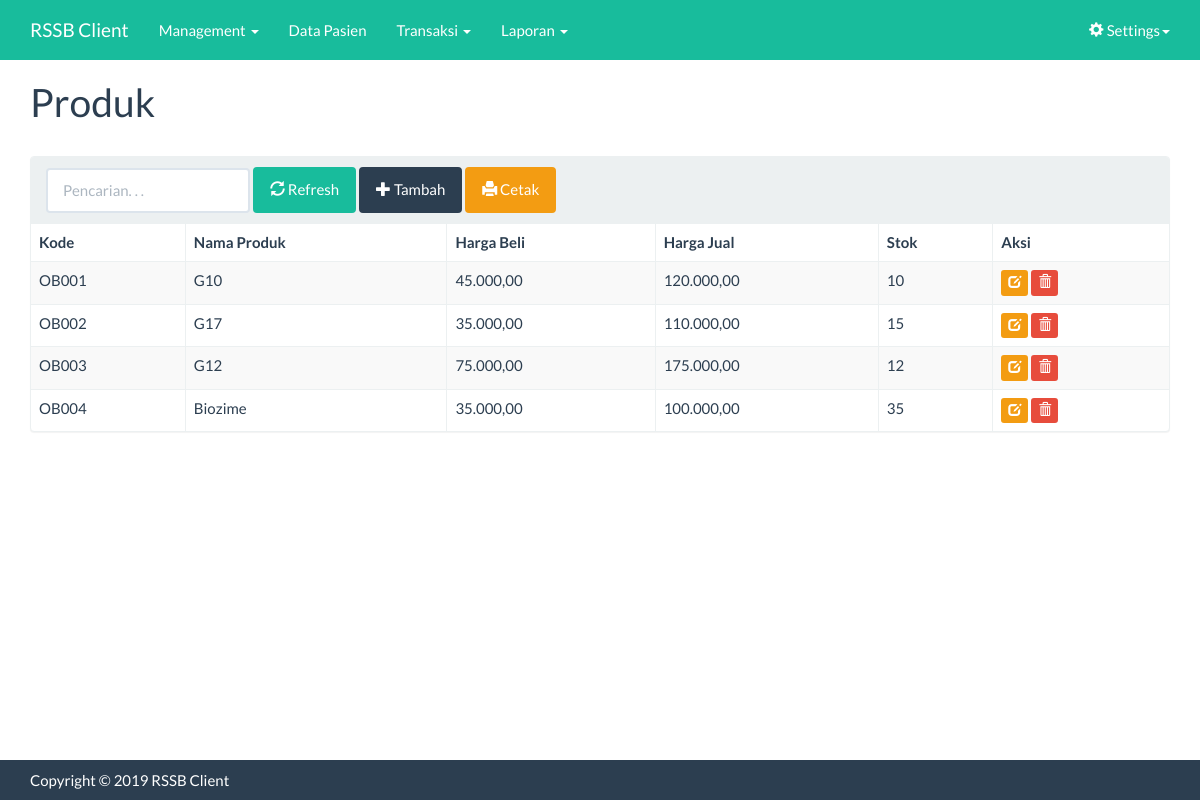
/index.php?m=obat (signed in), run on the app's committed database.
### tables this page shows
CREATE TABLE `tb_obat` (
  `kode_obat` varchar(35) NOT NULL,
  `nama_obat` varchar(45) DEFAULT NULL,
  `harga_beli` double DEFAULT NULL,
  `harga_jual` double DEFAULT NULL,
  `stok` int(11) DEFAULT NULL
);

### functions.php (called while the page is built, shortened)
<?php
$config["server"]='localhost';
$config["username"]='root';
$config["password"]='admin';
$config["database_name"]='db_rawat_jalan';
include'includes/ez_sql_core.php';
include'includes/ez_sql_mysqli.php';
$db = new ezSQL_mysqli($config['username'], $config['password'], $config['database_name'], $config['server']);
include'includes/general.php';
$mod = $_GET['m'];
function set_num($angka,$pemisah){
    $a.= number_format($angka,$pemisah,",",".");
    return $a;
}
?>

### includes/ez_sql_core.php (called while the page is built, shortened)
<?php
	class ezSQLcore
	{
		var $timers           = array();
		function get_host_port( $host, $default = false )
		{
			$port = $default;
			return array( $host, $port );
		}
		function flush()
		{
			$this->last_result = array();
		}
		function get_results($query=null, $output = OBJECT)
		{
			if ( $query )
			{
				$this->query($query);
			}
			if ( $output == OBJECT )
			{
				return $this->last_result;
			}
		}
		function timer_get_cur()
		{
			list($usec, $sec) = explode(" ",microtime());
			return ((float)$usec + (float)$sec);
		}
		function timer_start($timer_name)
		{
			$this->timers[$timer_name] = $this->timer_get_cur();
		}
		function timer_elapsed($timer_name)
		{
			return round($this->timer_get_cur() - $this->timers[$timer_name],2);
		}
	}

### includes/general.php (called while the page is built, shortened)
<?php
function esc_field($str){
    if (!get_magic_quotes_gpc())
        return addslashes($str);
    else
        return $str;
}

### includes/ez_sql_mysqli.php (called while the page is built, shortened)
<?php
	$ezsql_mysqli_str = array
	(
		1 => 'Require $dbuser and $dbpassword to connect to a database server',
		2 => 'Error establishing mySQLi database connection. Correct user/password? Correct hostname? Database server running?',
		3 => 'Require $dbname to select a database',
		4 => 'mySQLi database connection is not active',
		5 => 'Unexpected error while trying to select database'
	);
	class ezSQL_mysqli extends ezSQLcore
	{
		function connect($dbuser='', $dbpassword='', $dbhost='localhost', $dbport=false)
		{
			global $ezsql_mysqli_str; $return_val = false;
			if ( ! $dbuser )
			{
				$this->register_error($ezsql_mysqli_str[1].' in '.__FILE__.' on line '.__LINE__);
				$this->show_errors ? trigger_error($ezsql_mysqli_str[1],E_USER_WARNING) : null;
			}
			else
			{
				$this->dbh = new mysqli($dbhost,$dbuser,$dbpassword, '', $dbport);
				if( $this->dbh->connect_errno )
				{
					$this->register_error($ezsql_mysqli_str[2].' in '.__FILE__.' on line '.__LINE__);
					$this->show_errors ? trigger_error($ezsql_mysqli_str[2],E_USER_WARNING) : null;
				}
				else
				{
					$return_val = true;
				}
			}
			return $return_val;
		}
		function query($query)
		{
			$return_val = 0;
			$query = trim($query);
			$this->result = @$this->dbh->query($query);
			if ( preg_match("/^(insert|delete|update|replace|truncate|drop|create|alter|begin|commit|rollback|set|lock|unlock|call)/i",$query) )
			{
				$is_insert = true;
				$this->rows_affected = @$this->dbh->affected_rows;
				if ( preg_match("/^(insert|replace)\s+/i",$query) )
				{
					$this->insert_id = @$this->dbh->insert_id;
				}
				$return_val = $this->rows_affected;
			}
			else
			{
				$is_insert = false;
				$i=0;
				$num_rows=0;
				while ( $row = @$this->result->fetch_object() )
				{
					$num_rows++;
				}
				$this->num_rows = $num_rows;
				$return_val = $this->num_rows;
			}
			return $return_val;
		}
	}

### obat.php (the view, shortened to what this page needs)
<div class="page-header">
    <h1>Produk</h1>
</div>
<div class="panel panel-default">
    <div class="panel-heading">
        <form class="form-inline">
            <div class="form-group">
                <input class="form-control" type="text" placeholder="Pencarian. . ." name="q" value="<?=$_GET['q']?>" />
            </div>
            <div class="form-group">
                <button class="btn btn-success"><span class="glyphicon glyphicon-refresh"></span> Refresh</a>
            </div>
            <div class="form-group">
                <a class="btn btn-primary" href="?m=obat_tambah"><span class="glyphicon glyphicon-plus"></span> Tambah</a>
            </div>
            <div class="form-group">
                <a class="btn btn-warning" href="cetak.php?m=obat"><span class="glyphicon glyphicon-print"></span> Cetak</a>
            </div>
        </form>
    </div>
    <div class="table-responsive">
        <table class="table table-bordered table-hover table-striped">
        <thead>
            <tr>
                <th>Kode</th>
                <th>Nama Produk</th>
                <th>Harga Beli</th>
                <th>Harga Jual</th>
                <th>Stok</th>
                <th>Aksi</th>
            </tr>
        </thead>
        <?php
        $q = esc_field($_GET['q']);
        $rows = $db->get_results("SELECT * FROM tb_obat
                                  WHERE  kode_obat LIKE '%$q%' OR nama_obat LIKE '%$q%'
                                  ORDER BY kode_obat");
        foreach($rows as $row):?>
        <tr>
            <td><?=$row->kode_obat ?></td>
            <td><?=$row->nama_obat?></td>
            <td><?=set_num($row->harga_beli,2)?></td>
            <td><?=set_num($row->harga_jual,2)?></td>
            <td><?=$row->stok?></td>
            <td class="nw">
                <a class="btn btn-xs btn-warning" href="?m=obat_ubah&amp;ID=<?=$row->kode_obat?>"><span class="glyphicon glyphicon-edit"></span></a>
                <a class="btn btn-xs btn-danger" href="aksi.php?act=obat_hapus&amp;ID=<?=$row->kode_obat?>" onclick="return confirm('Hapus data?')"><span class="glyphicon glyphicon-trash"></span></a>
            </td>
        </tr>
        <?php endforeach;
        ?>
        </table>
    </div>
</div>

### index.php (shortened to what this page needs)
<?php
include'functions.php';
?>
<!DOCTYPE html>
<html lang="en">
<head>
    <link href="assets/css/bootstrap.min.css" rel="stylesheet"/>
    <link href="assets/css/general.css" rel="stylesheet"/>
</head>
<body>
    <?php include 'navbar.php'; ?>
    <div class="container">
        <?php
        if(file_exists($mod.'.php'))
            include $mod.'.php';
        else
            include 'home.php';
        ?>
    </div>
    <?php include 'footer.php'; ?>
</body>
</html>

### navbar.php (shortened to what this page needs)
<nav class="navbar navbar-inverse navbar-static-top">
  <div class="container">
    <div class="navbar-header">
    <a class="navbar-brand" href="./">RSSB Client</a>
</div>
<div id="navbar" class="navbar-collapse collapse">
        <ul class="nav navbar-nav">
            <?php if($_SESSION['jabatan']=='Admin') :?>
                <li class="dropdown">
                  <a href="#" class="dropdown-toggle" data-toggle="dropdown">Management <span class="caret"></span></a>
                </li>
            <?php endif?>
            <?php if($_SESSION['jabatan']=='Admin' || $_SESSION['jabatan']=='Dokter' ):?>
                <li><a href="?m=pasien">Data Pasien</a></li>
            <?php endif?>
            <?php if($_SESSION['jabatan']=='Admin'): ?>
               <li class="dropdown">
                  <a href="#" class="dropdown-toggle" data-toggle="dropdown">Transaksi <span class="caret"></span></a>
                </li>
            <?php endif ?>
            <li class="dropdown">
              <a href="#" class="dropdown-toggle" data-toggle="dropdown">Laporan <span class="caret"></span></a>
            </li>
        </ul>
        <ul class="nav navbar-nav navbar-right">
            <li class="dropdown">
              <a href="#" class="dropdown-toggle" data-toggle="dropdown"><i class="glyphicon glyphicon-cog"></i> Settings<span class="caret"></span></a>
            </li>
        </ul>
    </div>
</nav>

### footer.php
<footer class="footer bg-primary">
      <div class="container">
        <p>Copyright &copy; <?=date('Y')?> RSSB Client</p>
    </div>
</footer>

### assets/css/general.css (style rules this page uses)
html { position: relative; min-height: 100%; }
body { margin-bottom: 70px; }
.footer { position: absolute; bottom: 0; width: 100%; height: 40px; }
.footer .container p { margin: 10px 0; }
.nw { white-space: nowrap; }
.page-header { margin-top: 0; padding-bottom: 0; }
.page-header h1 { margin-top: 0; }

### data on the page
tb_obat: kode_obat "OB001", nama_obat "G10", harga_beli "45.000,00", harga_jual "120.000,00", stok "10"
tb_obat: kode_obat "OB002", nama_obat "G17", harga_beli "35.000,00", harga_jual "110.000,00", stok "15"
tb_obat: kode_obat "OB003", nama_obat "G12", harga_beli "75.000,00", harga_jual "175.000,00", stok "12"
tb_obat: kode_obat "OB004", nama_obat "Biozime", harga_beli "35.000,00", harga_jual "100.000,00", stok "35"
